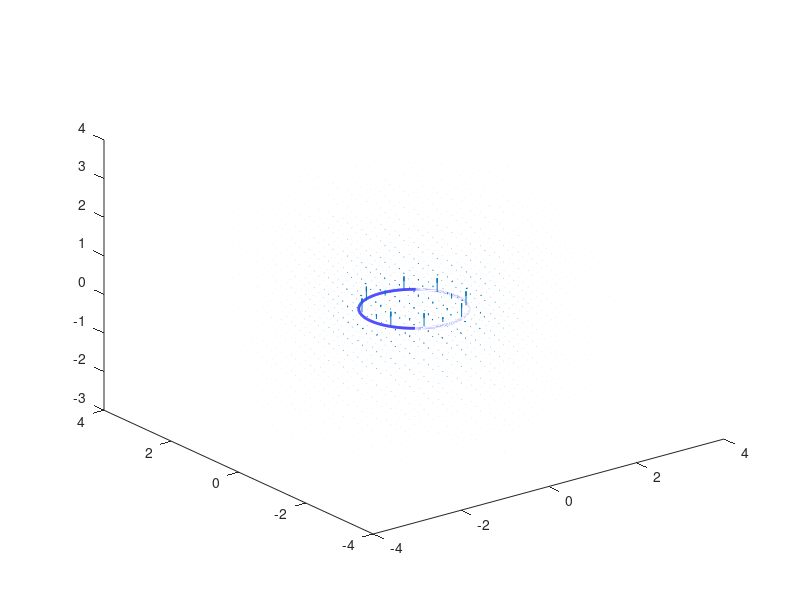
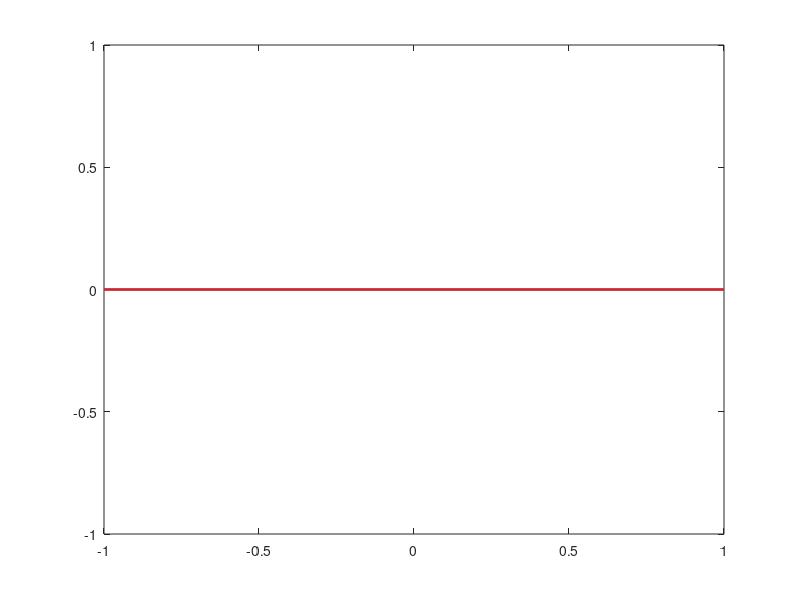

Here is the MATLAB script that generated these plots, in order: (Note: this script raises an error after producing the figures.)
% Primera entrega
close all;
%Definiendo Variables constantes
N = 1000; %Número de elementos de corriente
I = 100; %Intensidad de corriente eléctrica (Amperios)
miu = (4*pi) * 10^-7; %Constante de permeabilidad magnética
radio = 1; %radio del aro

%Definiendo el espacio del campo 
spacex = linspace(-3, 3, 15);
spacey = linspace(-3, 3, 15);
spacez = linspace(-3, 3, 15);
[X,Y,Z] = meshgrid(spacex,spacey,spacez);
d_theta = (2*pi)/N;
theta = 0:d_theta:((2*pi));
Bx_total = zeros(length(spacex), length(spacey), length(spacez));
By_total = zeros(length(spacex), length(spacey), length(spacez));
Bz_total = zeros(length(spacex), length(spacey), length(spacez));
R = sqrt(((X).^2+(Y).^2+(Z).^2));
cte=(miu*I)/(4*pi);

for i = 1:length(theta) %ciclo for que vaya por cada elemento de corriente en el aro
    radio_dy = radio*sin(theta(i)); %vector en x del radio X.*theta(i)
    radio_dx = radio*cos(theta(i)); %vector en y del radio
    rx=-d_theta*radio_dy;
    ry=d_theta*radio_dx;
    ri_x = X - radio_dx; %vector del punto en el espacio menos el vector del radio en x
    ri_y = Y - radio_dy; %vector del punto en el espacio menos el vector del radio en y
    ri_z = Z; %vector del punto en el espacio menos el vector del radio en z
    ri = sqrt((ri_x.^2)+(ri_y.^2)+(ri_z.^2)); %magnitud de los vectores anteriores
    Bx= (cte *((ry.*ri_z))./(ri.^3)); %se obtiene cada campo en x,y y z
    By= -(cte *((rx.*ri_z))./(ri.^3));
    Bz= (cte*(((rx.*ri_y) - (ry.*ri_x)))./(ri.^3));
    Bx_total = Bx_total + Bx; %se actualia las variables para ser sumadas en cada ciclo
    By_total = By_total + By;
    Bz_total = Bz_total + Bz;
end


%Graficamos el aro
x = radio * cos(theta);
y = radio * sin(theta);
z = zeros(size(theta));
% Graficar la circunferencia en 3D
figure;
plot3(x, y, z, 'b', 'LineWidth', 2);
hold on 
%se gráfican los campos
quiver3(X,Y,Z, Bx_total, By_total, Bz_total,"filled")
hold off

figure;
i= [-radio radio];
j = [0 0];
col =[204, 41, 54]/255;
lx = length(spacex);
origen = round((lx/2));
By1 = squeeze(By_total(:,origen,:));
Bz1 = squeeze(Bz_total(:,origen,:));
plot(i,j,'Color', col,'LineWidth',2);
streamslice(spacex,spacez,By1',Bz1');
legend("aro en yz")
title("Campo magnético de un anillo",'FontSize',11)


